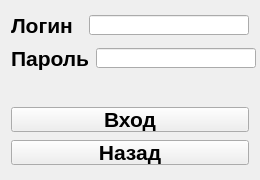
<?xml version="1.0" encoding="UTF-8"?>
<ui version="4.0">
 <class>LoginWindow</class>
 <widget class="QWidget" name="LoginWindow">
  <property name="geometry">
   <rect>
    <x>0</x>
    <y>0</y>
    <width>260</width>
    <height>180</height>
   </rect>
  </property>
  <property name="minimumSize">
   <size>
    <width>260</width>
    <height>180</height>
   </size>
  </property>
  <property name="maximumSize">
   <size>
    <width>260</width>
    <height>180</height>
   </size>
  </property>
  <property name="windowTitle">
   <string>4Service</string>
  </property>
  <layout class="QGridLayout" name="gridLayout">
   <item row="3" column="0" colspan="2">
    <widget class="QPushButton" name="pushButtonLogin">
     <property name="minimumSize">
      <size>
       <width>100</width>
       <height>25</height>
      </size>
     </property>
     <property name="maximumSize">
      <size>
       <width>10000</width>
       <height>25</height>
      </size>
     </property>
     <property name="font">
      <font>
       <family>System</family>
       <pointsize>16</pointsize>
       <weight>75</weight>
       <bold>true</bold>
      </font>
     </property>
     <property name="text">
      <string>Вход</string>
     </property>
    </widget>
   </item>
   <item row="0" column="0" colspan="2">
    <layout class="QHBoxLayout" name="horizontalLayout">
     <item>
      <widget class="QLabel" name="labelLogin">
       <property name="font">
        <font>
         <family>System</family>
         <pointsize>16</pointsize>
         <weight>75</weight>
         <bold>true</bold>
        </font>
       </property>
       <property name="text">
        <string>Логин</string>
       </property>
      </widget>
     </item>
     <item>
      <widget class="QLineEdit" name="lineEditLogin">
       <property name="minimumSize">
        <size>
         <width>160</width>
         <height>20</height>
        </size>
       </property>
       <property name="maximumSize">
        <size>
         <width>160</width>
         <height>20</height>
        </size>
       </property>
      </widget>
     </item>
    </layout>
   </item>
   <item row="2" column="0">
    <spacer name="horizontalSpacer_2">
     <property name="orientation">
      <enum>Qt::Horizontal</enum>
     </property>
     <property name="sizeHint" stdset="0">
      <size>
       <width>73</width>
       <height>20</height>
      </size>
     </property>
    </spacer>
   </item>
   <item row="2" column="1">
    <widget class="QLabel" name="labelErrorEnter">
     <property name="minimumSize">
      <size>
       <width>160</width>
       <height>20</height>
      </size>
     </property>
     <property name="maximumSize">
      <size>
       <width>160</width>
       <height>20</height>
      </size>
     </property>
     <property name="font">
      <font>
       <family>Terminal</family>
       <pointsize>12</pointsize>
      </font>
     </property>
     <property name="text">
      <string/>
     </property>
    </widget>
   </item>
   <item row="1" column="0" colspan="2">
    <layout class="QHBoxLayout" name="horizontalLayout_2">
     <item>
      <widget class="QLabel" name="labelPassword">
       <property name="font">
        <font>
         <family>System</family>
         <pointsize>16</pointsize>
         <weight>75</weight>
         <bold>true</bold>
        </font>
       </property>
       <property name="text">
        <string>Пароль</string>
       </property>
      </widget>
     </item>
     <item>
      <widget class="QLineEdit" name="lineEditPassword">
       <property name="minimumSize">
        <size>
         <width>160</width>
         <height>20</height>
        </size>
       </property>
       <property name="maximumSize">
        <size>
         <width>160</width>
         <height>20</height>
        </size>
       </property>
      </widget>
     </item>
    </layout>
   </item>
   <item row="4" column="0" colspan="2">
    <widget class="QPushButton" name="pushButtonBack">
     <property name="minimumSize">
      <size>
       <width>75</width>
       <height>25</height>
      </size>
     </property>
     <property name="maximumSize">
      <size>
       <width>10000</width>
       <height>25</height>
      </size>
     </property>
     <property name="font">
      <font>
       <family>System</family>
       <pointsize>16</pointsize>
       <weight>75</weight>
       <bold>true</bold>
      </font>
     </property>
     <property name="text">
      <string>Назад</string>
     </property>
    </widget>
   </item>
  </layout>
 </widget>
 <layoutdefault spacing="6" margin="11"/>
 <resources/>
 <connections/>
</ui>
